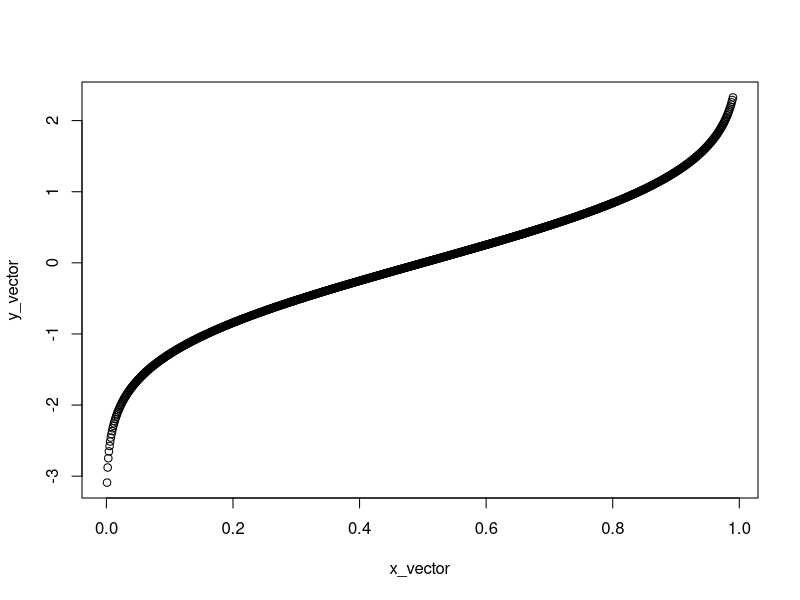
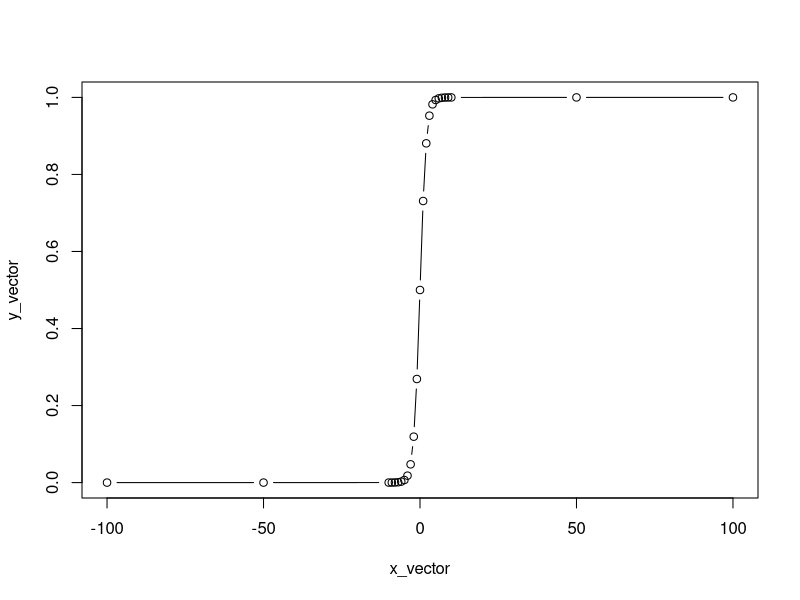
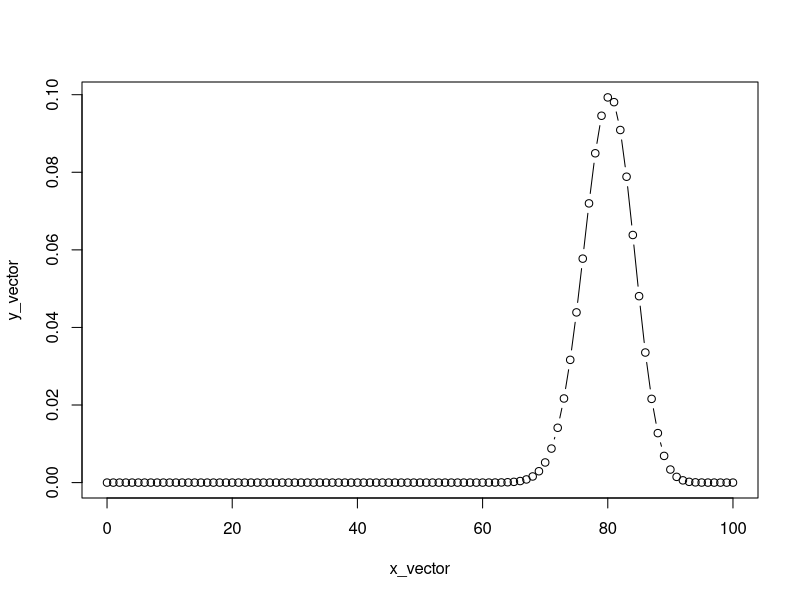
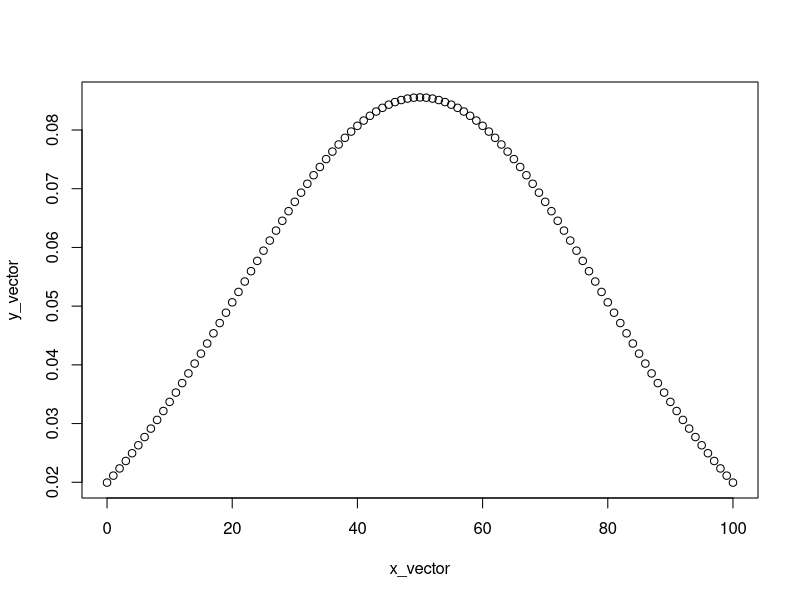
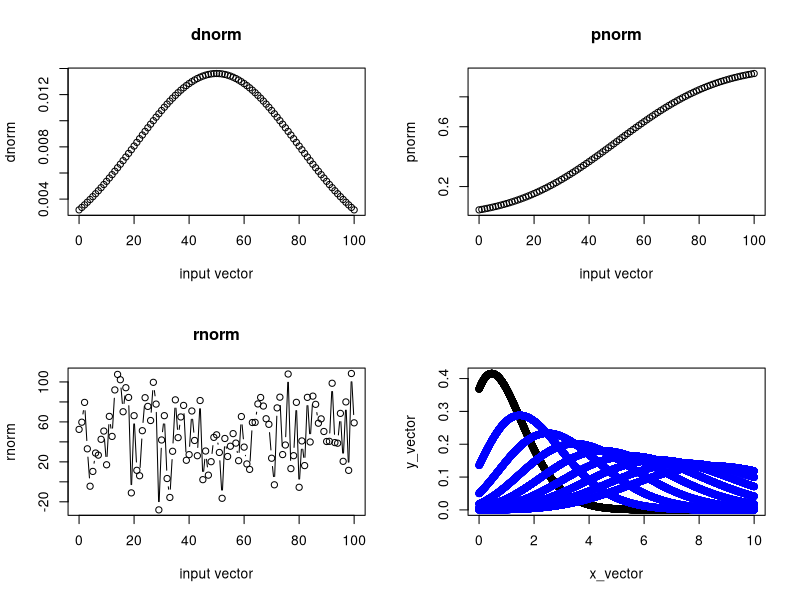

Reproduce these figures in R, in order.
## ---- chunk 1

x_vector = c()
y_vector = c()
vector_assess = seq.int(0.001,0.99,0.001)
for (i in seq_along(vector_assess)) {
  x_vector[i] <- vector_assess[i]
  y_vector[i] <- qnorm(vector_assess[i])
  # print(y_vector)
  # print(x_vector)
  
}

# x_vector
# y_vector

plot(x_vector,y_vector)
## ---- chunk 2

x_vector = c()
y_vector = c()
# vector_assess = c(-Inf,-1,0, 1, Inf)
vector_assess = c(-Inf,-100,-50,-10,-9,-8,-7,-6,-5,-4,-3,-2,-1,0,1,2,3,4,5,6,7,8,9,10,50,100,Inf)
for (i in seq_along(vector_assess)) {
  x_vector[i] <- vector_assess[i]
  y_vector[i] <- 1/(1+(1/exp(vector_assess[i])))
  # print(y_vector)
  # print(x_vector)
  
}

# x_vector
# y_vector

plot(x_vector,y_vector,type = "b")
## ---- chunk 3
binomial = function(p , q, n, x){
  p = choose(n, x) * p^x * q^(n-x)
  return(p)
}
# where
# 
# p is the probability of success
# q is the probability of failure
# x is the expected event
# n is the total number of events

vector_assess = seq.int(from = 0,to = 100,by = 1)
x_vector = c()
y_vector = c()
for (i in seq_along(vector_assess)) {
  x_vector[i] <- vector_assess[i]
  y_vector[i] <- binomial(p = 0.8,q = 0.2,n = 100,x = vector_assess[i])
   # print(y_vector)
   # print(x_vector)
  
}

# x_vector
# y_vector

plot(x_vector,y_vector,type = "b")
## ---- chunk 4

normal_distribution = function(x,mean,sd){
  
  y = (1/sd* sqrt(2* pi))* 1/exp(0.5 * ((x-mean)/sd)^2)
}

# where 
# mean is the average of the distribution
# sd is the standard deviation of the distribution

# vector_assess = seq.int(from = -1000,to = 1000,by = 1)
vector_assess = seq.int(from = 0,to = 100,by = 1)
x_vector = c()
y_vector = c()

for (i in seq_along(vector_assess)){
  mean = mean(vector_assess,na.rm = TRUE)
  sd = sd(vector_assess,na.rm = TRUE)
  x_vector[i] = vector_assess[i]
  y_vector[i] = normal_distribution(x=vector_assess[i],mean = mean,sd = sd)
  if (i == length(vector_assess)) {
    print(mean)
    print(sd)
  }
}


plot(x_vector,y_vector,type = "b")
## ---- chunk 5

mean = mean(vector_assess,na.rm = TRUE)
sd = sd(vector_assess,na.rm= TRUE)
par(mfrow=c(2,2))
plot(vector_assess,dnorm(vector_assess,mean = mean,sd = sd),type = "b",xlab = "input vector",ylab = "dnorm",main = "dnorm")
plot(vector_assess,pnorm(vector_assess,mean = mean,sd = sd),type = "b",xlab = "input vector",ylab = "pnorm",main = "pnorm")
# plot(vector_assess,qnorm(vector_assess,mean = mean,sd = sd),type = "b",xlab = "input vector",ylab = "qnorm",main = "qnorm")
plot(vector_assess,rnorm(vector_assess,mean = mean,sd = sd),type = "b",xlab = "input vector",ylab = "rnorm",main = "rnorm")

# qnorm(vector_assess,mean = mean,sd = sd)
## ---- chunk 6
poisson_distribution = function(lambda,x){
 
  y = exp(-lambda) * lambda^x/factorial(x)
  return(y)
}

# where x is the distribution 
# lambda is the mean number of occurrences in the interval

poisson_distribution(lambda = 2,x = 3)

# vector_assess = seq.int(from = -1000,to = 1000,by = 1)
vector_assess = seq.int(from = 0,to = 10,by = 0.001)
x_vector = c()
y_vector = c()

lambda_vector = c(1,2,3,4,5,6,7,8,9)

for (i in seq_along(lambda_vector)){
for (j in seq_along(vector_assess)){
  lambda = lambda_vector[i]
  x_vector[j] = vector_assess[j]
  y_vector[j] = poisson_distribution(lambda = lambda_vector[i],x = vector_assess[j])
}
  if(i == min(seq_along(lambda_vector))){
  plot(x_vector,y_vector,type = "b")  
    # print(min(seq_along(lambda_vector)))
  }
  else{
    lines(x_vector,y_vector,type = "b",col = "blue")
  }
  

}
